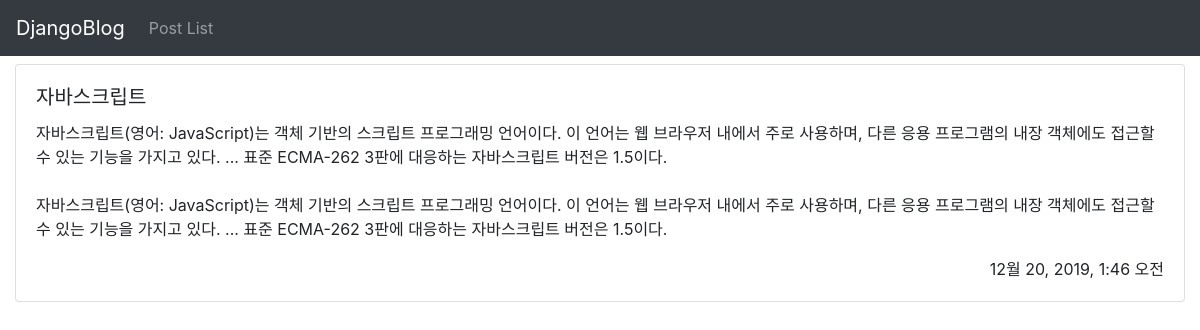
Screenshot of /post-detail/1/ with the database file from the repository.
### blog/models/__init__.py (models this page shows, shortened)
class Post(models.Model):
    author = models.ForeignKey(settings.AUTH_USER_MODEL, on_delete=models.CASCADE)
    title = models.CharField(max_length=200)
    text = models.TextField(blank=True)
    created_date = models.DateTimeField(default=timezone.now())
    published_date = models.DateTimeField(blank=True, null=True)

### blog/views.py (the view)
# urls.py: path('post-detail/<int:pk>/', post_detail),
def post_detail(request, pk):
    post = get_object_or_404(Post, pk=pk)
    context = {
        'post': post,
    }
    return render(request, 'post_detail.html', context)

### templates/post_detail.html (shortened to what this page needs)
<!doctype html>
<html lang="ko">
<head>
    <link rel="stylesheet" href="/static/bootstrap/bootstrap.css">
</head>
<body>
    <div id="wrap">
        <nav class="navbar navbar-expand navbar-dark bg-dark">
            <a href="#" class="navbar-brand">DjangoBlog</a>
            <div class="collapse navbar-collapse">
                <ul class="navbar-nav mr-auto">
                    <li class="nav-item">
                        <a href="#" class="nav-link">Post List</a>
                    </li>
                </ul>
            </div>
        </nav>
        <div class="container-fluid pt-2">
            <div class="card mb-3">
                <div class="card-body">
                    <h5 class="card-title">{{ post.title }}</h5>
                    <p class="card-text">{{ post.text|linebreaksbr }}</p>
                    <div class="text-right">
                        <span>{{ post.created_date }}</span>
                    </div>
                </div>
            </div>
        </div>
    </div>
</body>
</html>

### rows the page displays
Post: title "자바스크립트", text "자바스크립트(영어: JavaScript)는 객체 기반의 스크립트 프로그래밍 언어이다. 이 언어는 웹 브라우저 내에서 주로 사용하며, 다른 응용 프로그램의 내장 객체에도 접근할 수 있는 기능을 가지고 있다. ... 표준 ECMA-262 3판에 대응하는 자바스크립트 버전은 1.5이다. 자바스크립트(영어: JavaScript)는 객체 기반의 스크립트 프로그래밍 언어이다. 이 언어는 웹 브라우저 내에서 주로 사용하며, 다른 응용 프로그램의 내장 객체에도 접근할 수 있는 기능을 가지고 있다. ... 표준 ECMA-262 3판에 대응하는 자바스크립트 버전은 1.5이다.", created_date "12월 20, 2019, 1:46 오전"
